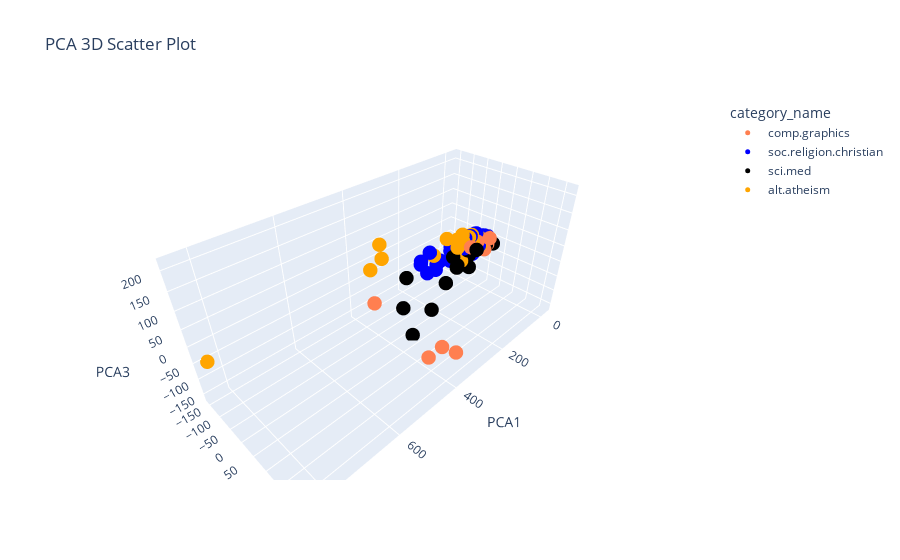
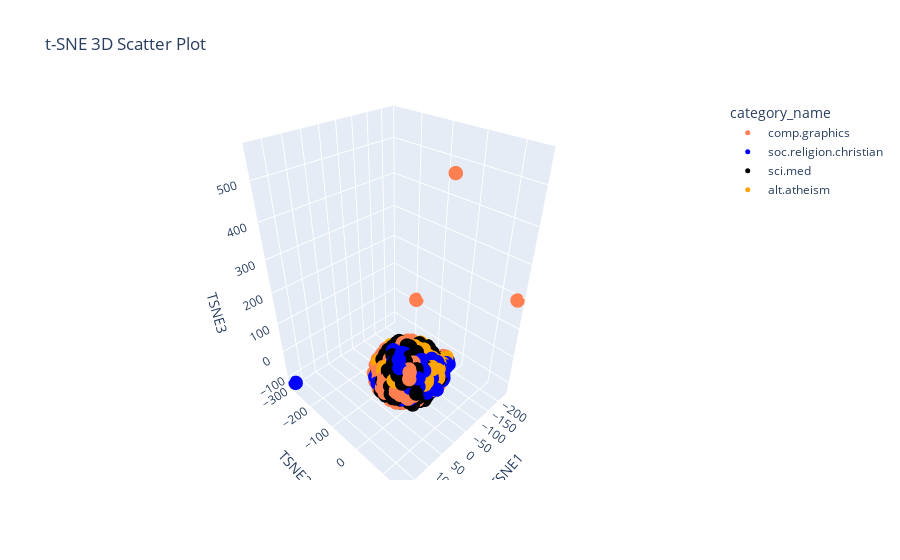
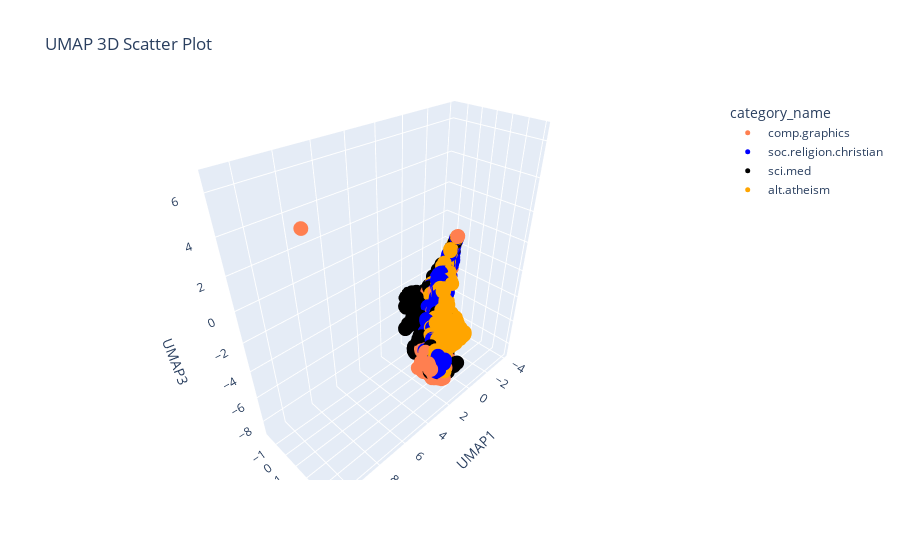

Here is the notebook cell these charts were saved with, in order:
### Markdown cell above
### >>> Exercise 18 (take home):
Please try to reduce the dimension to 3, and plot the result use 3-D plot. Use at least 3 different angle (camera position) to check your result and describe what you found.

$Hint$: you can refer to Axes3D in the documentation.

### Code cell
# Answer here
import plotly.express as px
import pandas as pd

# Perform PCA, t-SNE, and UMAP to reduce the dimensionality of the augmented DataFrame to 3 components
X_pca_aug = PCA(n_components=3).fit_transform(augmented_df.values)
X_tsne_aug = TSNE(n_components=3).fit_transform(augmented_df.values)
X_umap_aug = umap.UMAP(n_components=3).fit_transform(augmented_df.values)

# Prepare your data for Plotly
# Combine PCA, t-SNE, and UMAP results into a DataFrame
pca_df = pd.DataFrame(X_pca_aug, columns=['PCA1', 'PCA2', 'PCA3'])
pca_df['category_name'] = X['category_name']

tsne_df = pd.DataFrame(X_tsne_aug, columns=['TSNE1', 'TSNE2', 'TSNE3'])
tsne_df['category_name'] = X['category_name']

umap_df = pd.DataFrame(X_umap_aug, columns=['UMAP1', 'UMAP2', 'UMAP3'])
umap_df['category_name'] = X['category_name']

# Create interactive 3D scatter plots
fig_pca = px.scatter_3d(pca_df, x='PCA1', y='PCA2', z='PCA3', color='category_name',
                         title='PCA 3D Scatter Plot', color_discrete_sequence=col)

fig_pca.update_traces(marker=dict(size=5))

fig_tsne = px.scatter_3d(tsne_df, x='TSNE1', y='TSNE2', z='TSNE3', color='category_name',
                          title='t-SNE 3D Scatter Plot', color_discrete_sequence=col)

fig_tsne.update_traces(marker=dict(size=5))

fig_umap = px.scatter_3d(umap_df, x='UMAP1', y='UMAP2', z='UMAP3', color='category_name',
                          title='UMAP 3D Scatter Plot', color_discrete_sequence=col)

fig_umap.update_traces(marker=dict(size=5))

# Show the plots
fig_pca.show()
fig_tsne.show()
fig_umap.show()

### Figure 1 — Plotly figure (JSON) as saved in the notebook; plotly's stock layout.template omitted (floating-point values rounded to 4 significant figures; data arrays with more than 128 entries replaced by an {"elided": "..."} marker saying what was removed)
{"data": [{"hovertemplate": "category_name=comp.graphics<br>PCA1=%{x}<br>PCA2=%{y}<br>PCA3=%{z}<extra></extra>", "legendgroup": "comp.graphics", "marker": {"color": "coral", "size": 5, "symbol": "circle"}, "mode": "markers", "name": "comp.graphics", "scene": "scene", "showlegend": true, "type": "scatter3d", "x": {"elided": "584 float values"}, "y": {"elided": "584 float values"}, "z": {"elided": "584 float values"}}, {"hovertemplate": "category_name=soc.religion.christian<br>PCA1=%{x}<br>PCA2=%{y}<br>PCA3=%{z}<extra></extra>", "legendgroup": "soc.religion.christian", "marker": {"color": "blue", "size": 5, "symbol": "circle"}, "mode": "markers", "name": "soc.religion.christian", "scene": "scene", "showlegend": true, "type": "scatter3d", "x": {"elided": "599 float values"}, "y": {"elided": "599 float values"}, "z": {"elided": "599 float values"}}, {"hovertemplate": "category_name=sci.med<br>PCA1=%{x}<br>PCA2=%{y}<br>PCA3=%{z}<extra></extra>", "legendgroup": "sci.med", "marker": {"color": "black", "size": 5, "symbol": "circle"}, "mode": "markers", "name": "sci.med", "scene": "scene", "showlegend": true, "type": "scatter3d", "x": {"elided": "594 float values"}, "y": {"elided": "594 float values"}, "z": {"elided": "594 float values"}}, {"hovertemplate": "category_name=alt.atheism<br>PCA1=%{x}<br>PCA2=%{y}<br>PCA3=%{z}<extra></extra>", "legendgroup": "alt.atheism", "marker": {"color": "orange", "size": 5, "symbol": "circle"}, "mode": "markers", "name": "alt.atheism", "scene": "scene", "showlegend": true, "type": "scatter3d", "x": {"elided": "480 float values"}, "y": {"elided": "480 float values"}, "z": {"elided": "480 float values"}}], "layout": {"legend": {"title": {"text": "category_name"}, "tracegroupgap": 0}, "scene": {"domain": {"x": [0, 1], "y": [0, 1]}, "xaxis": {"title": {"text": "PCA1"}}, "yaxis": {"title": {"text": "PCA2"}}, "zaxis": {"title": {"text": "PCA3"}}}, "title": {"text": "PCA 3D Scatter Plot"}}}

### Figure 2 — Plotly figure (JSON) as saved in the notebook; plotly's stock layout.template omitted (floating-point values rounded to 4 significant figures; data arrays with more than 128 entries replaced by an {"elided": "..."} marker saying what was removed)
{"data": [{"hovertemplate": "category_name=comp.graphics<br>TSNE1=%{x}<br>TSNE2=%{y}<br>TSNE3=%{z}<extra></extra>", "legendgroup": "comp.graphics", "marker": {"color": "coral", "size": 5, "symbol": "circle"}, "mode": "markers", "name": "comp.graphics", "scene": "scene", "showlegend": true, "type": "scatter3d", "x": {"elided": "584 float values"}, "y": {"elided": "584 float values"}, "z": {"elided": "584 float values"}}, {"hovertemplate": "category_name=soc.religion.christian<br>TSNE1=%{x}<br>TSNE2=%{y}<br>TSNE3=%{z}<extra></extra>", "legendgroup": "soc.religion.christian", "marker": {"color": "blue", "size": 5, "symbol": "circle"}, "mode": "markers", "name": "soc.religion.christian", "scene": "scene", "showlegend": true, "type": "scatter3d", "x": {"elided": "599 float values"}, "y": {"elided": "599 float values"}, "z": {"elided": "599 float values"}}, {"hovertemplate": "category_name=sci.med<br>TSNE1=%{x}<br>TSNE2=%{y}<br>TSNE3=%{z}<extra></extra>", "legendgroup": "sci.med", "marker": {"color": "black", "size": 5, "symbol": "circle"}, "mode": "markers", "name": "sci.med", "scene": "scene", "showlegend": true, "type": "scatter3d", "x": {"elided": "594 float values"}, "y": {"elided": "594 float values"}, "z": {"elided": "594 float values"}}, {"hovertemplate": "category_name=alt.atheism<br>TSNE1=%{x}<br>TSNE2=%{y}<br>TSNE3=%{z}<extra></extra>", "legendgroup": "alt.atheism", "marker": {"color": "orange", "size": 5, "symbol": "circle"}, "mode": "markers", "name": "alt.atheism", "scene": "scene", "showlegend": true, "type": "scatter3d", "x": {"elided": "480 float values"}, "y": {"elided": "480 float values"}, "z": {"elided": "480 float values"}}], "layout": {"legend": {"title": {"text": "category_name"}, "tracegroupgap": 0}, "scene": {"domain": {"x": [0, 1], "y": [0, 1]}, "xaxis": {"title": {"text": "TSNE1"}}, "yaxis": {"title": {"text": "TSNE2"}}, "zaxis": {"title": {"text": "TSNE3"}}}, "title": {"text": "t-SNE 3D Scatter Plot"}}}

### Figure 3 — Plotly figure (JSON) as saved in the notebook; plotly's stock layout.template omitted (floating-point values rounded to 4 significant figures; data arrays with more than 128 entries replaced by an {"elided": "..."} marker saying what was removed)
{"data": [{"hovertemplate": "category_name=comp.graphics<br>UMAP1=%{x}<br>UMAP2=%{y}<br>UMAP3=%{z}<extra></extra>", "legendgroup": "comp.graphics", "marker": {"color": "coral", "size": 5, "symbol": "circle"}, "mode": "markers", "name": "comp.graphics", "scene": "scene", "showlegend": true, "type": "scatter3d", "x": {"elided": "584 float values"}, "y": {"elided": "584 float values"}, "z": {"elided": "584 float values"}}, {"hovertemplate": "category_name=soc.religion.christian<br>UMAP1=%{x}<br>UMAP2=%{y}<br>UMAP3=%{z}<extra></extra>", "legendgroup": "soc.religion.christian", "marker": {"color": "blue", "size": 5, "symbol": "circle"}, "mode": "markers", "name": "soc.religion.christian", "scene": "scene", "showlegend": true, "type": "scatter3d", "x": {"elided": "599 float values"}, "y": {"elided": "599 float values"}, "z": {"elided": "599 float values"}}, {"hovertemplate": "category_name=sci.med<br>UMAP1=%{x}<br>UMAP2=%{y}<br>UMAP3=%{z}<extra></extra>", "legendgroup": "sci.med", "marker": {"color": "black", "size": 5, "symbol": "circle"}, "mode": "markers", "name": "sci.med", "scene": "scene", "showlegend": true, "type": "scatter3d", "x": {"elided": "594 float values"}, "y": {"elided": "594 float values"}, "z": {"elided": "594 float values"}}, {"hovertemplate": "category_name=alt.atheism<br>UMAP1=%{x}<br>UMAP2=%{y}<br>UMAP3=%{z}<extra></extra>", "legendgroup": "alt.atheism", "marker": {"color": "orange", "size": 5, "symbol": "circle"}, "mode": "markers", "name": "alt.atheism", "scene": "scene", "showlegend": true, "type": "scatter3d", "x": {"elided": "480 float values"}, "y": {"elided": "480 float values"}, "z": {"elided": "480 float values"}}], "layout": {"legend": {"title": {"text": "category_name"}, "tracegroupgap": 0}, "scene": {"domain": {"x": [0, 1], "y": [0, 1]}, "xaxis": {"title": {"text": "UMAP1"}}, "yaxis": {"title": {"text": "UMAP2"}}, "zaxis": {"title": {"text": "UMAP3"}}}, "title": {"text": "UMAP 3D Scatter Plot"}}}
